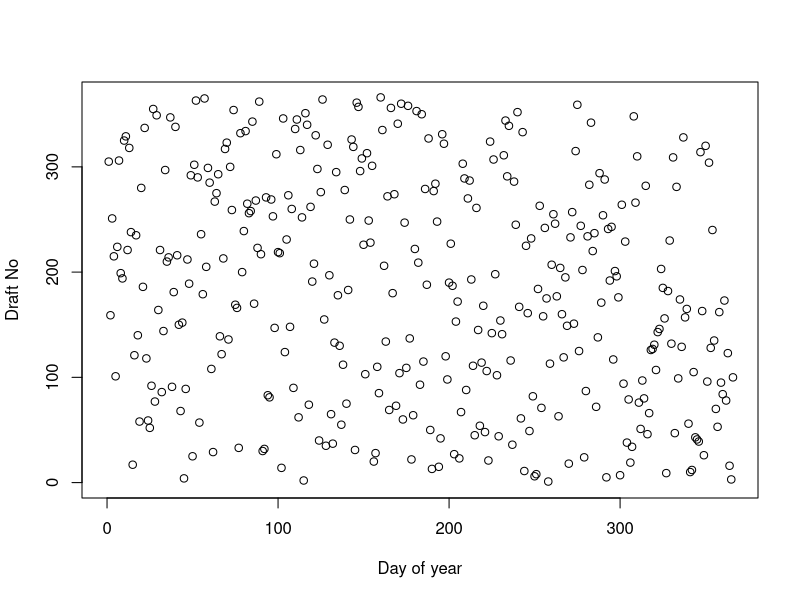
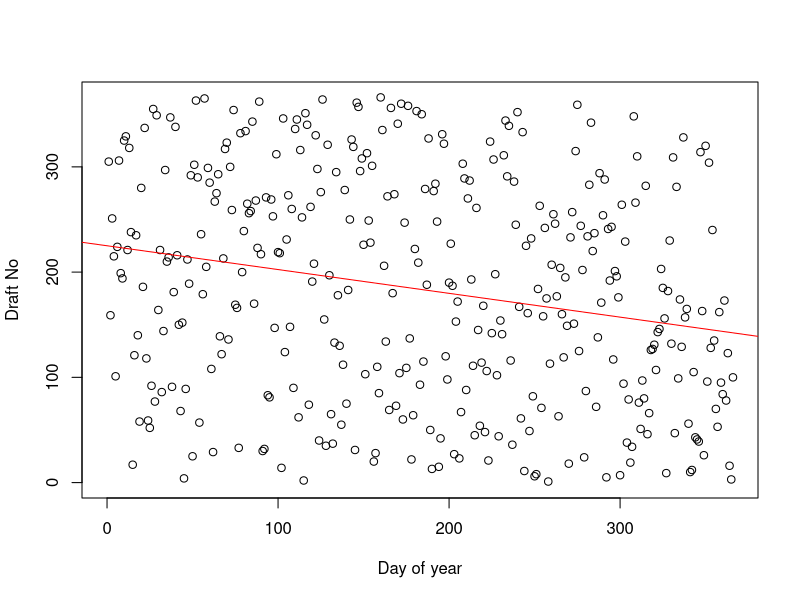
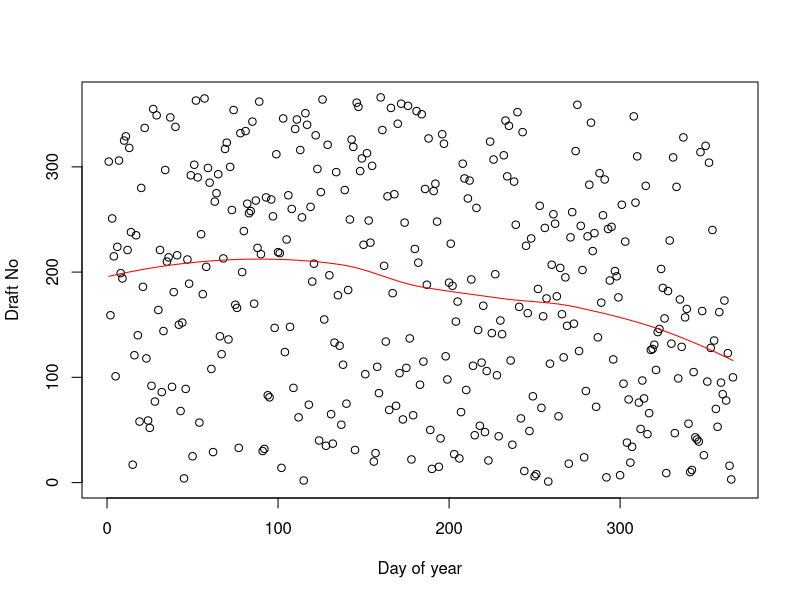
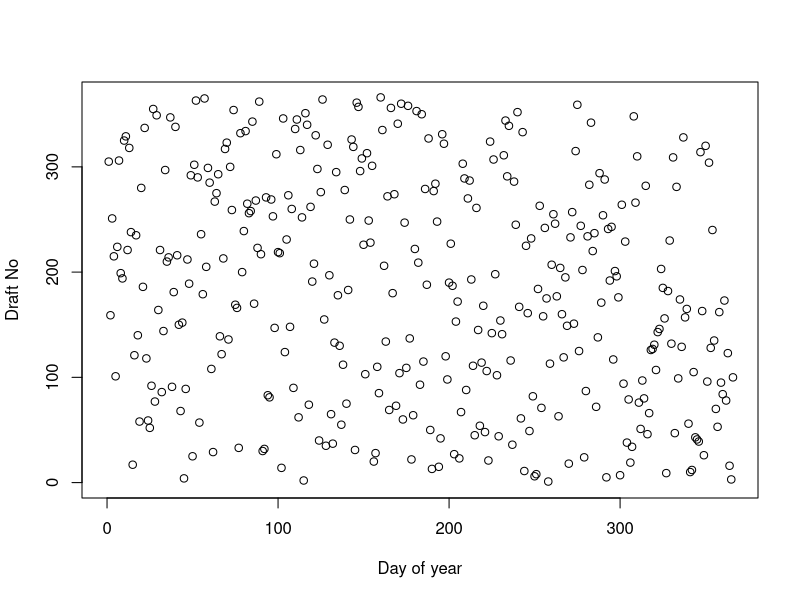
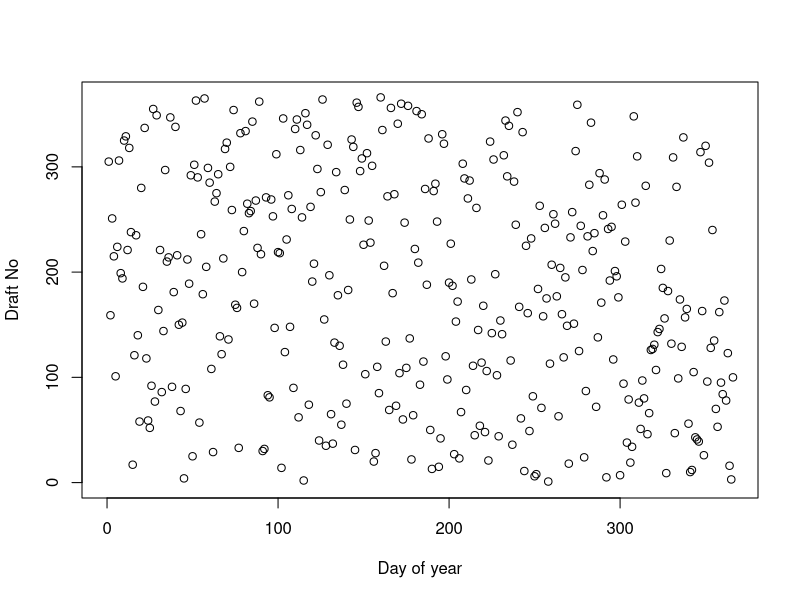
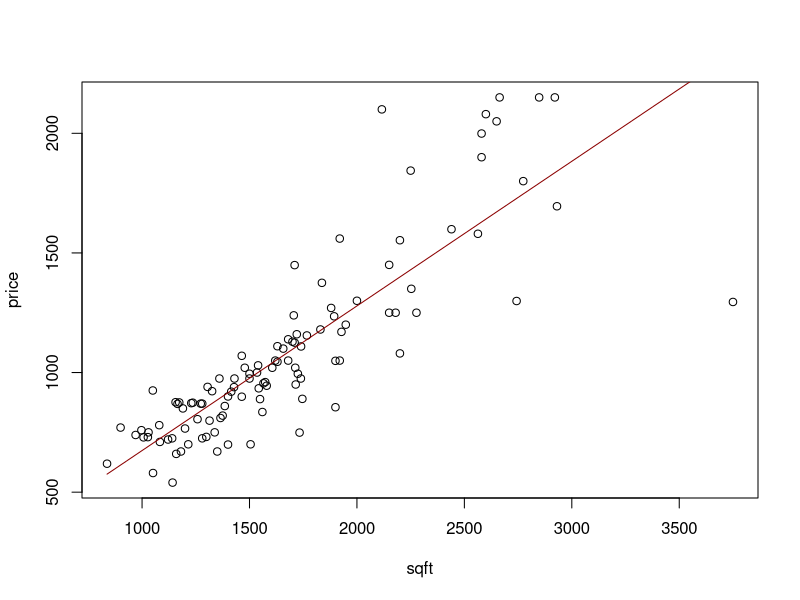

Reproduce these figures in R, in order. (Note: a time limit stopped this script after it produced the figures.)
## ---- chunk 1
knitr::opts_chunk$set(echo = FALSE)
## ---- chunk 2
#1.1
data=read.csv("lottery.csv", header = TRUE, sep = ";")
summary(data)
plot(data$Day_of_year, data$Draft_No, xlim = c(0, 366), ylim = c(0, 366), xlab = "Day of year", ylab = "Draft No")
## ---- chunk 3
#1.2
model=lm(Draft_No ~ Day_of_year , data=data)
summary(model)
plot(data$Day_of_year, data$Draft_No, xlim = c(0, 366), ylim = c(0, 366), xlab = "Day of year", ylab = "Draft No")
abline(model, col="red")

model2=loess(Draft_No ~ Day_of_year , data=data)
summary(model2)
plot(data$Day_of_year, data$Draft_No, xlim = c(0, 366), ylim = c(0, 366), xlab = "Day of year", ylab = "Draft No")
lines(data$Day_of_year, model2$fitted, col="red")

## ---- chunk 4
#1.3
S = sum(abs(model2$fitted-mean(data$Draft_No)))
B=2000
S_boot=rep(NA, B)
for (b in 1:B){
  data_boot=data[sample(1:nrow(data), replace = TRUE),]
  model_boot=loess(Draft_No ~ Day_of_year , data=data_boot)
  S_boot[b]=sum(abs(model_boot$fitted-mean(data_boot$Draft_No)))
}
p_value=mean(S_boot>S)
S
p_value
## ---- chunk 5
#1.4
#Permutation test:

test_hyp=function(data){
  model=loess(Draft_No ~ Day_of_year , data=data)
  S=sum(abs(model$fitted-mean(data$Draft_No))) #1: T(X) value of statistic from observed data 
  B=2000
  S_boot=rep(NA, B)
  #generate B bootstrap samples without replacement
  for (b in 1:B){
    #2: Create permutations g_1, g_B of group variable {If the number of permutations is too large, sample B randomly without replacement. E.g. generate random permutations and keep only unique ones.}
    data_boot = data
    data_boot$Day_of_year = sample(data$Day_of_year, replace = FALSE) #without replacement
    model_boot=loess(Draft_No ~ Day_of_year , data=data_boot) #fitting the model
    #3: Evaluate test statistic on each permutation
    S_boot[b] = sum(abs(model_boot$fitted-mean(data_boot$Draft_No))) 
    
  }
  p_value=mean(S_boot>=S) #4: Estimate p–value: p^ = #{T(X_gb) >= T(X)}/B
  return(list(S=S, p_value=p_value))
}

test_hyp(data)
## ---- chunk 6
#1.5
#(a)
#i k consecutive dates,

#Create a dataset of the same dimensions as the original data. 
data2=data

#Choose k, out of the 366, dates and assign them the end numbers of the lottery (i.e., they are not legible for the draw).
#===================
k=300
#===================
#Randomize the first 366-k dates
# data2$Draft_No[366-k:366]=sample(1:(366-k), k, replace = FALSE)
model2=loess(Draft_No ~ Day_of_year , data=data2)
plot(data2$Day_of_year, data2$Draft_No, xlim = c(0, 366), ylim = c(0, 366), xlab = "Day of year", ylab = "Draft No")

#ii. as blocks (randomly scattered) of $\lfloor k/3 \rfloor$  consecutive dates (this is of course for $k >= 3$, and if k is not divisible by 3, then some blocks can be of length $ \lfloor k/3 \rfloor +1$).

data3=data

get_lotery_numbers_with_chunks <- function(k){
  #k is the number of dates that are not legible for the draw
  # 3 cases : 
  # 1. n_chunks is an integer -> 3 normal chunks
  # 2. n_chunks is not an integer and has a remainder of 1 -> 2 normal chunks and 1 long chunk
  # 3. n_chunks is not an integer and has a remainder of 2 -> 1 normal chunk and 2 long
  
  #Case 1
  if(k%%3 == 0){
    chunk_size = floor(k/3)
    n_chunks = 3
    for (i in 1:n_chunks){
      #Sample n_chunks_normal chunks of length chunk_size
      #random starting point
      start = sample(1:366, 1, replace = TRUE)
      #sample chunk_size consecutive days
      data3$Draft_No[start:start+chunk_size-1] = sample(1:(366-k), chunk_size, replace = TRUE)
    }
    
  }
  
  # chunk_size = floor(k/3)
  # remainder = k%%chunk_size
  # n_chunks_normal = floor(k/chunk_size) - remainder
  # n_chunks_long = remainder
  # for (i in 1:n_chunks_normal){
  # #Sample n_chunks_normal chunks of lenght chunk_size
  # #random starting point
  # start = sample(1:366, 1, replace = TRUE)
  # #sample chunk_size consecutive days
  # data3$Draft_No[start:start+chunk_size-1] = sample(1:(366-k), chunk_size, replace = TRUE)
  # }
  # for (i in 1:n_chunks_long){
  #    #Sample n_chunks_long chunks of lenght chunk_size+1
  #   start = sample(1:366, 1, replace = TRUE)
  #   #sample chunk_size consecutive days
  #   data3$Draft_No[start:start+chunk_size] = sample(1:(366-k), chunk_size+1, replace = TRUE)
  # }
  # data3$Draft_No[n_chunks_normal*chunk_size+n_chunks_long*(chunk_size+1):366] = sample(1:(366-k), 366-k, replace = TRUE)

}



model3=loess(Draft_No ~ Day_of_year , data=data3)
plot(data3$Day_of_year, data3$Draft_No, xlim = c(0, 366), ylim = c(0, 366), xlab = "Day of year", ylab = "Draft No")
## ---- chunk 7
#(b)

S=sum(abs(model2$fitted-mean(data2$Draft_No)))
B=2000
S_boot=rep(NA, B)
for (b in 1:B){
  data_boot=data2[sample(1:nrow(data2), replace = TRUE),]
  model_boot=loess(Draft_No ~ Day_of_year , data=data_boot)
  S_boot[b]=sum(abs(model_boot$fitted-mean(data_boot$Draft_No)))
}
p_value=sum(S_boot>S)/B
p_value

## ---- chunk 8
#(c)

## ---- chunk 9
data <- read.csv("prices1.csv", sep=";")

## 1)

price <- data$Price
sqft <- data$SqFt

plot(sqft, price)
fit1 <- lm(Price ~ SqFt, data)
lines(sqft, fit1$fitted.values, col="darkred", type="l", lwd=1)
## ---- chunk 10
## 2)

fit2 <- function(c, data){
  data$new <- rep(0,110)
  for (i in 1:nrow(data)){
    if (data[i,2] > c) data[i,5] <- data[i,2] - c
    else data[i,5] <- 0
  }
  lm2 <- lm(Price ~ SqFt + new, data)
  sum(lm2$residuals^2)
}

RSS_opt <- optim(2000, fit2, data=data, method="L-BFGS-B", lower=0, upper=4500)
RSS_opt$par
RSS_opt$value
## ---- chunk 11
library(boot)

c_val <- c()

for (i in 1:200){ #2000 takes too long to run on my poor laptop
  if (i%%500==0) cat(i, "\r")
  id <- sample(1:110, 110, replace = TRUE)
  data_boot <- data[id,]
  c_opt <- optim(2000, fit2, data=data_boot, method="L-BFGS-B", lower=0, upper=4500)   
  c_val <<- c(c_val, c_opt$par)
}

hist(c_val)

2 * RSS_opt$par - sum(c_val) / 2000      # bootstrap bias-correction
sum((c_val - mean(c_val))^2) / (2000-1)  # variance of c

opt_boot <- function(data, id){
  id <- sample(1:110, 110, replace = TRUE)
  data_boot2 <- data[id,]
  c_opt2 <- optim(2000, fit2, data= data_boot2, method = "L-BFGS-B", lower = 0, upper = 4500)   
  c_opt2$par
}

boot_fun <- boot(data = data, opt_boot, R = 2E3)
boot.ci(boot_fun)
plot(boot_fun)
## ---- chunk 12

jack_c <-c()

# new function for the jackknife function with 109 rows instead of 110
fit3 <- function(c, data){
  data$new <- rep(0,109)
  for (i in 1:nrow(data)){
    if (data[i,2] > c) data[i,5] <- data[i,2] - c
    else data[i,5] <- 0
  }
  lm2 <- lm(Price ~ SqFt + new, data)
  sum(lm2$residuals^2)
}

for (i in 1:110){
  id <- sample(1:110, 110, replace = TRUE)
  data_boot3 <- data[id,]
  data_jack <- data_boot3[-i,]
  c_opt <- optim(2000, fit3, data=data_jack, method = "L-BFGS-B", lower = 0, upper = 4500)   
  jack_c <<- c(jack_c, c_opt$par)
}

jack_c
var(jack_c)
